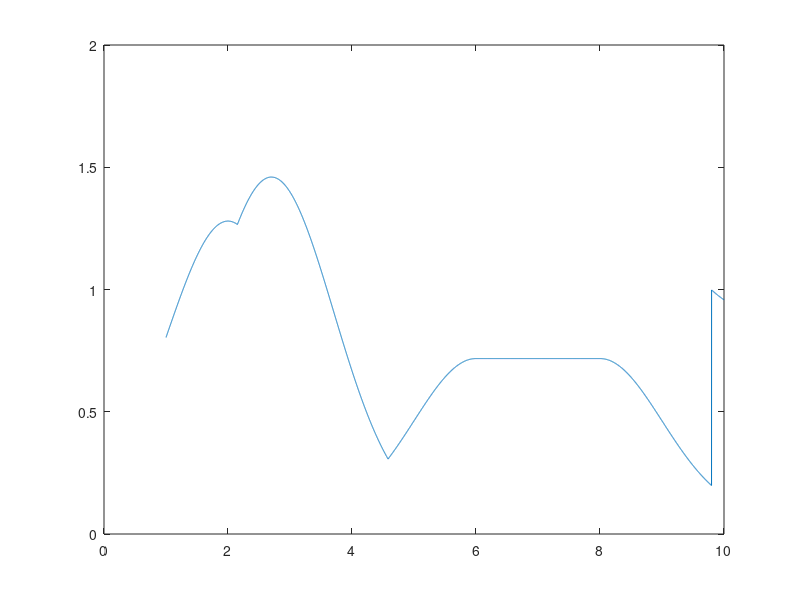

This figure's MATLAB source:
function likelihood()
clc
clear
close all

zt = 1:0.001:10;
q = likelihood_field_model(zt);
plot(zt, q);

    function [q]=likelihood_field_model(zt)
        sigma_hit=1;
        z_hit=5;
        z_max=0.8;
        z_rand=0.7;
        z_MAX = 10;
        q = ones(1, length(zt));
        
        for j = 1:length(zt)
            xt = 0;
            yt = zt(j);
            dist = minDist(xt, yt);
            q(j) = z_hit * p_hit(dist, 0, sigma_hit);
        end
        q = q + z_max * p_max(zt, z_MAX) + z_rand * p_rand(zt, z_MAX);
        
        function dist = minDist(xt, yt)
            ta = pdist2([xt yt], [1 2]);
            tb = pdist2([xt yt], [0.85 2.7]);
            if (yt < 6)
                tc = pdist2([xt yt], [-1.5 6]);
            elseif (yt > 8)
                tc = pdist2([xt yt], [-1.5 8]);
            else
                tc = xt + 1.5;
            end
            dist = min([ta tb tc]);
        end
        
        function [p_hit]=p_hit(z_tk,z_tk_star,sigma_hit)
            p_hit = (1/sqrt(2*pi*sigma_hit.^2))*(exp(-0.5*(z_tk-z_tk_star).^2/(sigma_hit.^2)));
        end
        
        function [p_max]=p_max(z_tk,z_MAX)
            p_max = zeros(1, length(z_tk));
            for i = 1:length(z_tk)
                if (z_tk(i) >= z_MAX*0.98 && z_tk(i) <= z_MAX)
                    p_max(i) = 1;
                end
            end
            
        end
        
        function [p_rand] = p_rand(z_tk,z_MAX)
            p_rand = zeros(1, length(z_tk));
            for i = 1:length(z_tk)
                if (z_tk(i) >= 0 && z_tk(i) <= z_MAX)
                    p_rand(i) = 1 / z_MAX;
                end
            end  
        end
    end

end
